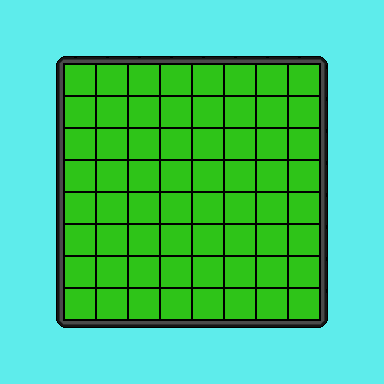

The image is a tile-based game level rendered from a .tmx file. Its description and complete source (layers, tilesets, objects, tile grids) follow:
An orthogonal 12x12 tile map with 32x32 px tiles, 1 tile layer (Tile Layer 1) and 64 objects.

<map version="1.10" tiledversion="1.11.0" orientation="orthogonal" renderorder="right-down" width="12" height="12" tilewidth="32" tileheight="32" infinite="0" nextlayerid="3" nextobjectid="69">
 <tileset firstgid="1" source="reversiboard.tsx" />
 <layer id="1" name="Tile Layer 1" width="12" height="12">
  <data encoding="csv">
7,7,7,7,7,7,7,7,7,7,7,7,
7,2,3,3,3,3,3,3,3,3,4,7,
7,6,1,1,1,1,1,1,1,1,8,7,
7,6,1,1,1,1,1,1,1,1,8,7,
7,6,1,1,1,1,1,1,1,1,8,7,
7,6,1,1,1,1,1,1,1,1,8,7,
7,6,1,1,1,1,1,1,1,1,8,7,
7,6,1,1,1,1,1,1,1,1,8,7,
7,6,1,1,1,1,1,1,1,1,8,7,
7,6,1,1,1,1,1,1,1,1,8,7,
7,10,11,11,11,11,11,11,11,11,12,7,
7,7,7,7,7,7,7,7,7,7,7,7
</data>
 </layer>
 <objectgroup id="2" name="CoinSpawns" offsetx="1.125" offsety="1.125">
  <object id="1" x="64" y="64" width="32" height="32" />
  <object id="4" x="96" y="64" width="32" height="32" />
  <object id="5" x="128" y="64" width="32" height="32" />
  <object id="6" x="160" y="64" width="32" height="32" />
  <object id="7" x="192" y="64" width="32" height="32" />
  <object id="8" x="224" y="64" width="32" height="32" />
  <object id="9" x="256" y="64" width="32" height="32" />
  <object id="10" x="288" y="64" width="32" height="32" />
  <object id="11" x="64" y="96" width="32" height="32" />
  <object id="12" x="96" y="96" width="32" height="32" />
  <object id="13" x="128" y="96" width="32" height="32" />
  <object id="14" x="160" y="96" width="32" height="32" />
  <object id="15" x="192" y="96" width="32" height="32" />
  <object id="16" x="224" y="96" width="32" height="32" />
  <object id="17" x="256" y="96" width="32" height="32" />
  <object id="18" x="288" y="96" width="32" height="32" />
  <object id="19" x="64" y="128" width="32" height="32" />
  <object id="20" x="96" y="128" width="32" height="32" />
  <object id="21" x="128" y="128" width="32" height="32" />
  <object id="22" x="160" y="128" width="32" height="32" />
  <object id="23" x="192" y="128" width="32" height="32" />
  <object id="24" x="224" y="128" width="32" height="32" />
  <object id="25" x="256" y="128" width="32" height="32" />
  <object id="26" x="288" y="128" width="32" height="32" />
  <object id="27" x="64" y="160" width="32" height="32" />
  <object id="28" x="96" y="160" width="32" height="32" />
  <object id="29" x="128" y="160" width="32" height="32" />
  <object id="30" x="160" y="160" width="32" height="32" />
  <object id="31" x="192" y="160" width="32" height="32" />
  <object id="32" x="224" y="160" width="32" height="32" />
  <object id="33" x="256" y="160" width="32" height="32" />
  <object id="34" x="288" y="160" width="32" height="32" />
  <object id="35" x="64" y="192" width="32" height="32" />
  <object id="36" x="96" y="192" width="32" height="32" />
  <object id="37" x="128" y="192" width="32" height="32" />
  <object id="38" x="160" y="192" width="32" height="32" />
  <object id="39" x="192" y="192" width="32" height="32" />
  <object id="40" x="224" y="192" width="32" height="32" />
  <object id="41" x="256" y="192" width="32" height="32" />
  <object id="42" x="288" y="192" width="32" height="32" />
  <object id="43" x="64" y="224" width="32" height="32" />
  <object id="44" x="96" y="224" width="32" height="32" />
  <object id="45" x="128" y="224" width="32" height="32" />
  <object id="46" x="160" y="224" width="32" height="32" />
  <object id="49" x="192" y="224" width="32" height="32" />
  <object id="50" x="224" y="224" width="32" height="32" />
  <object id="51" x="256" y="224" width="32" height="32" />
  <object id="52" x="288" y="224" width="32" height="32" />
  <object id="53" x="64" y="256" width="32" height="32" />
  <object id="54" x="96" y="256" width="32" height="32" />
  <object id="55" x="128" y="256" width="32" height="32" />
  <object id="56" x="160" y="256" width="32" height="32" />
  <object id="57" x="192" y="256" width="32" height="32" />
  <object id="58" x="224" y="256" width="32" height="32" />
  <object id="59" x="256" y="256" width="32" height="32" />
  <object id="60" x="288" y="256" width="32" height="32" />
  <object id="61" x="64" y="288" width="32" height="32" />
  <object id="62" x="96" y="288" width="32" height="32" />
  <object id="63" x="128" y="288" width="32" height="32" />
  <object id="64" x="160" y="288" width="32" height="32" />
  <object id="65" x="192" y="288" width="32" height="32" />
  <object id="66" x="224" y="288" width="32" height="32" />
  <object id="67" x="256" y="288" width="32" height="32" />
  <object id="68" x="288" y="288" width="32" height="32" />
 </objectgroup>
</map>